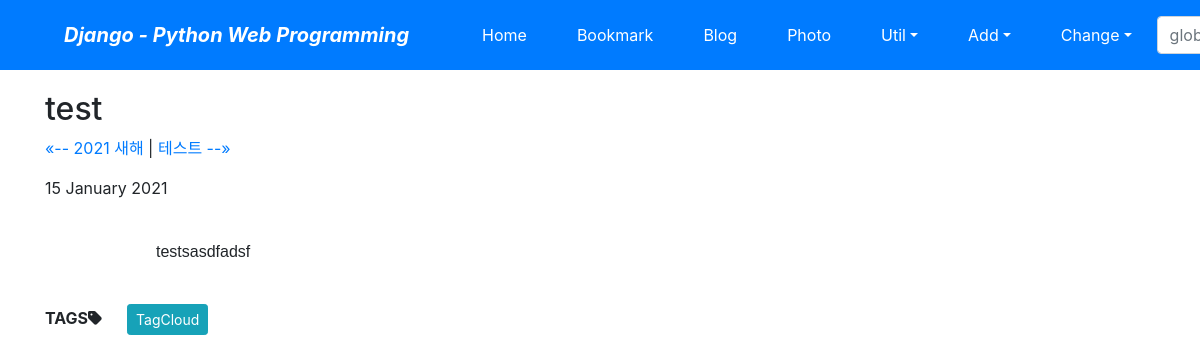
The page /blog/post/test/ on the database its author committed.
### blog/models.py (models this page shows, shortened)
class Post(models.Model):
    title = models.CharField(verbose_name='TITLE', max_length=50)
    slug = models.SlugField('SLUG', unique=True, allow_unicode=True, help_text='one word for title alias.')
    description = models.CharField('DESCRIPTION', max_length=100, blank=True, help_text='simple description text.')
    content = models.TextField('CONTENT')
    create_dt = models.DateTimeField('CREATE DATE', auto_now_add=True)
    modify_dt = models.DateTimeField('MODIFY DATE', auto_now=True)
    tags = TaggableManager(blank=True)
    owner = models.ForeignKey(User, on_delete=models.CASCADE, verbose_name='OWNER', blank=True, null=True)
    class Meta:
        verbose_name = 'post'
        verbose_name_plural = 'posts'
        db_table = 'blog_posts'
        ordering = ('-modify_dt',)
    def __str__(self):
        return self.title
    def get_absolute_url(self):
        return reverse('blog:post_detail', args=(self.slug,))
    def get_previous(self):
        return self.get_previous_by_modify_dt()
    def get_next(self):
        return self.get_next_by_modify_dt()

### blog/views.py (the view)
# urls.py: re_path(r'^post/(?P<slug>[-\w]+)/$', views.PostDV.as_view(), name='post_detail'),
class PostDV(DetailView):
    model = Post
    def get_context_data(self, **kwargs):
        context = super().get_context_data(**kwargs)
        context['disqus_short'] = f"{settings.DISQUS_SHORTNAME}"
        context['disqus_id'] = f"post-{self.object.id}-{self.object.slug}"
        context['disqus_url'] = f"{settings.DISQUS_MY_DOMAIN}{self.object.get_absolute_url()}"
        context['disqus_title'] = f"{self.object.slug}"
        return context

### blog/templates/blog/post_detail.html (shortened to what this page needs)
{% extends 'base.html' %}
{% load static %}
{% block content %}
<h2>{{ object.title }}</h2>
<p>
    {% if object.get_previous %}
    <a href="{{ object.get_previous.get_absolute_url }}" title="View previous post">
        &laquo;-- {{ object.get_previous }}
    </a>
    {% endif %}
    {% if object.get_next %}
    | <a href="{{ object.get_next.get_absolute_url }}" title="View next post">
    {{ object.get_next }} --&raquo;
    </a>
    {% endif %}
</p>
<p>{{ object.modify_dt|date:"j F Y"}}</p>
<br>
<div class="post-body">
    {{ object.content|linebreaks }}
</div>
<br>
<div>
    <b>TAGS</b><i class="fas fa-tag"></i>
    {% load taggit_templatetags2_tags %}
    <a href="{% url 'blog:tag_cloud' %}"><span class="btn btn-info btn-sm">TagCloud</span> </a>
    <br>
</div>
{% endblock %}

### blog/templates/blog/post_detail.html (style rules this page uses)
.post-body { width:80%; margin: auto; font-family: "Lucida Grande", Verdana, Arial, sans-serif; font-size: 16px; }

### rows shown on the page
Post: title "test", get_previous "2021 새해", get_next "테스트", modify_dt "15 January 2021", content "testsasdfadsf"
